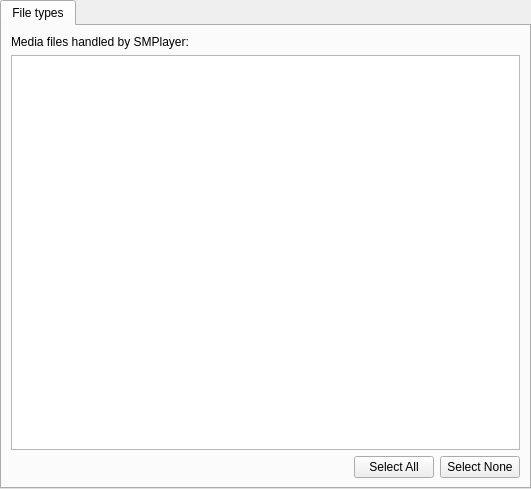
<ui version="4.0" >
 <class>PrefAssociations</class>
 <widget class="QWidget" name="PrefAssociations" >
  <property name="geometry" >
   <rect>
    <x>0</x>
    <y>0</y>
    <width>531</width>
    <height>489</height>
   </rect>
  </property>
  <property name="windowIcon" >
   <iconset/>
  </property>
  <layout class="QGridLayout" >
   <property name="margin" >
    <number>0</number>
   </property>
   <property name="spacing" >
    <number>0</number>
   </property>
   <item row="0" column="0" >
    <widget class="QTabWidget" name="tabWidget" >
     <property name="currentIndex" >
      <number>0</number>
     </property>
     <widget class="QWidget" name="tab_2" >
      <attribute name="title" >
       <string>File types</string>
      </attribute>
      <layout class="QGridLayout" >
       <property name="margin" >
        <number>9</number>
       </property>
       <property name="spacing" >
        <number>6</number>
       </property>
       <item row="0" column="0" >
        <widget class="QLabel" name="textLabel2_6" >
         <property name="text" >
          <string>Media files handled by SMPlayer:</string>
         </property>
         <property name="alignment" >
          <set>Qt::AlignVCenter</set>
         </property>
         <property name="wordWrap" >
          <bool>true</bool>
         </property>
        </widget>
       </item>
       <item row="1" column="0" >
        <widget class="QListWidget" name="listWidget" >
         <property name="editTriggers" >
          <set>QAbstractItemView::DoubleClicked|QAbstractItemView::EditKeyPressed|QAbstractItemView::NoEditTriggers</set>
         </property>
         <property name="selectionMode" >
          <enum>QAbstractItemView::MultiSelection</enum>
         </property>
         <property name="viewMode" >
          <enum>QListView::ListMode</enum>
         </property>
         <property name="uniformItemSizes" >
          <bool>true</bool>
         </property>
         <property name="sortingEnabled" >
          <bool>true</bool>
         </property>
        </widget>
       </item>
       <item row="2" column="0" >
        <layout class="QHBoxLayout" >
         <property name="margin" >
          <number>0</number>
         </property>
         <property name="spacing" >
          <number>6</number>
         </property>
         <item>
          <spacer>
           <property name="orientation" >
            <enum>Qt::Horizontal</enum>
           </property>
           <property name="sizeHint" >
            <size>
             <width>311</width>
             <height>20</height>
            </size>
           </property>
          </spacer>
         </item>
         <item>
          <widget class="QPushButton" name="selectAll" >
           <property name="text" >
            <string>Select All</string>
           </property>
          </widget>
         </item>
         <item>
          <widget class="QPushButton" name="selectNone" >
           <property name="text" >
            <string>Select None</string>
           </property>
          </widget>
         </item>
        </layout>
       </item>
      </layout>
     </widget>
    </widget>
   </item>
  </layout>
 </widget>
 <resources/>
 <connections/>
</ui>
